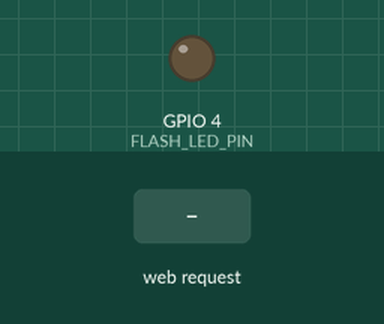
The sketch below on a simulated ESP32. Shown: output pins drawn as LEDs (lit = HIGH). The test bench sets the inputs (shaded band). WiFi joins after 1.5 s; servers stay silent unless stated; the camera gives no picture; what the sketch prints to the serial monitor is not drawn.

Above: at 8.5 s.
8.6 s: HTTP request GET / received
At 9.4 s:
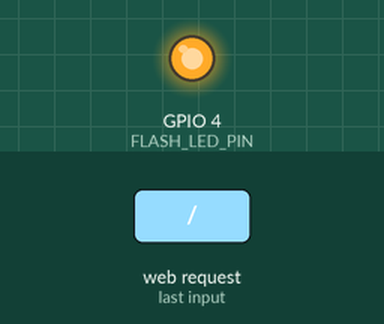
Timing chart, 0 to 11.6 s (numbered marks = the images above; inputs shaded):
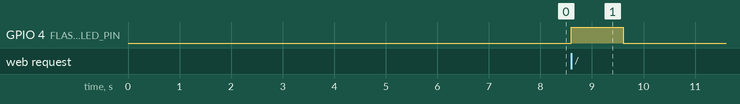

Measured:
- after the input at 8.6 s, GPIO 4 (FLASH_LED_PIN): LOW → HIGH at once, → LOW 1.0 s later

The sketch:

ESP32-CAM_Camera_Test.ino
```cpp
#include <WiFi.h>
#include <WebServer.h>
#include "Base64.h"
#include "esp_camera.h"
// #include "soc/soc.h"
#include "soc/rtc_cntl_reg.h"
#include "esp_http_server.h"

#define PWDN_GPIO_NUM     32
#define RESET_GPIO_NUM    -1
#define XCLK_GPIO_NUM      0
#define SIOD_GPIO_NUM     26
#define SIOC_GPIO_NUM     27

#define Y9_GPIO_NUM       35
#define Y8_GPIO_NUM       34
#define Y7_GPIO_NUM       39
#define Y6_GPIO_NUM       36
#define Y5_GPIO_NUM       21
#define Y4_GPIO_NUM       19
#define Y3_GPIO_NUM       18
#define Y2_GPIO_NUM        5
#define VSYNC_GPIO_NUM    25
#define HREF_GPIO_NUM     23
#define PCLK_GPIO_NUM     22

#define FLASH_LED_PIN 4
bool LED_Flash_ON = true;
bool checkClient = false;
httpd_handle_t camera_httpd = NULL;

typedef struct {
  httpd_req_t *req;
  size_t len;
} jpg_chunking_t;

static size_t jpg_encode_stream(void * arg, size_t index, const void* data, size_t len){
    jpg_chunking_t *j = (jpg_chunking_t *)arg;
    if(!index){
        j->len = 0;
    }
    if(httpd_resp_send_chunk(j->req, (const char *)data, len) != ESP_OK){
        return 0;
    }
    j->len += len;
    return len;
}

const char* ssid = "Giangvien";
const char* password = "dhbk@2024";

WebServer server(80);

void setup() {
  Serial.begin(115200);
  delay(4000);
  pinMode(FLASH_LED_PIN, OUTPUT);
  WiFi.begin(ssid, password);

  while (WiFi.status() != WL_CONNECTED) {
    delay(1000);
    Serial.println("Connecting to WiFi ...");
  }

  Serial.println("Connected to the WiFi Network");
  Serial.print("IP Address: ");
  Serial.println(WiFi.localIP());
  Serial.println();

  camera_config_t config;
  config.ledc_channel = LEDC_CHANNEL_0;
  config.ledc_timer = LEDC_TIMER_0;
  config.pin_d0 = Y2_GPIO_NUM;
  config.pin_d1 = Y3_GPIO_NUM;
  config.pin_d2 = Y4_GPIO_NUM;
  config.pin_d3 = Y5_GPIO_NUM;
  config.pin_d4 = Y6_GPIO_NUM;
  config.pin_d5 = Y7_GPIO_NUM;
  config.pin_d6 = Y8_GPIO_NUM;
  config.pin_d7 = Y9_GPIO_NUM;
  config.pin_xclk = XCLK_GPIO_NUM;
  config.pin_pclk = PCLK_GPIO_NUM;
  config.pin_vsync = VSYNC_GPIO_NUM;
  config.pin_href = HREF_GPIO_NUM;
  config.pin_sscb_sda = SIOD_GPIO_NUM;
  config.pin_sscb_scl = SIOC_GPIO_NUM;
  config.pin_pwdn = PWDN_GPIO_NUM;
  config.pin_reset = RESET_GPIO_NUM;
  config.xclk_freq_hz = 20000000;
  config.pixel_format = PIXFORMAT_JPEG;

  if(psramFound()){
    config.frame_size = FRAMESIZE_UXGA;
    config.jpeg_quality = 10;
    config.fb_count = 2;
  } else {
    config.frame_size = FRAMESIZE_SVGA;
    config.jpeg_quality = 8;
    config.fb_count = 1;
  }

  esp_err_t err = esp_camera_init(&config);

  if (err != ESP_OK) {
    Serial.printf("Camera init failed with error 0x%x", err);
    Serial.println();
    Serial.println("Restarting the ESP32 CAM.");
    delay(1000);
    ESP.restart();
  }

  sensor_t * s = esp_camera_sensor_get();
  s->set_framesize(s, FRAMESIZE_SXGA);

  Serial.println("Setting the camera successfully.");
  Serial.println();
  delay(1000);

  server.on("/", handleRoot);
  server.begin();
  Serial.println("HTTP server started");
}

void loop() {
  server.handleClient();
  if (!checkClient) {
    checkClient = true;
  }
}

void handleRoot() {
  if (checkClient) {
    CapturePhoto();
  } else {
    server.send(200, "text/plain", "Server is not ready for capture");
    return;
  }
}

static esp_err_t capture_handler(httpd_req_t *req){
    camera_fb_t * fb = NULL;
    esp_err_t res = ESP_OK;

    fb = esp_camera_fb_get();
    if (!fb) {
        Serial.println("Camera capture failed");
        httpd_resp_send_500(req);
        return ESP_FAIL;
    }

    httpd_resp_set_type(req, "image/jpeg");
    httpd_resp_set_hdr(req, "Content-Disposition", "inline; filename=capture.jpg");
    httpd_resp_set_hdr(req, "Access-Control-Allow-Origin", "*");

    size_t out_len, out_width, out_height;
    uint8_t * out_buf;
    bool s;
    bool detected = false;
    int face_id = 0;
    if(true){
        size_t fb_len = 0;
        if(fb->format == PIXFORMAT_JPEG){
            fb_len = fb->len;
            res = httpd_resp_send(req, (const char *)fb->buf, fb->len);
        } else {
            jpg_chunking_t jchunk = {req, 0};
            res = frame2jpg_cb(fb, 80, jpg_encode_stream, &jchunk)?ESP_OK:ESP_FAIL;
            httpd_resp_send_chunk(req, NULL, 0);
            fb_len = jchunk.len;
        }
        esp_camera_fb_return(fb);
        int64_t fr_end = esp_timer_get_time();
        return res;
    }
}

void CapturePhoto() {
  if (camera_httpd != NULL) {
    httpd_stop(camera_httpd);
    camera_httpd = NULL;
  }
  httpd_config_t config_capture = HTTPD_DEFAULT_CONFIG();
  config_capture.server_port = 8080;

  httpd_uri_t capture_uri = {
        .uri       = "/capture",
        .method    = HTTP_GET,
        .handler   = capture_handler,
        .user_ctx  = NULL
  };
  digitalWrite(FLASH_LED_PIN, HIGH);
  delay(1000);
  config_capture.server_port += 1;
  config_capture.ctrl_port += 1;
  Serial.println();
  Serial.printf("Camera Capture Ready! Go to: http://%s:%d%s\n", WiFi.localIP().toString().c_str(), config_capture.server_port, capture_uri.uri);
  Serial.printf("Starting snapshot server on port: '%d'\n", config_capture.server_port);
  Serial.println();
  if (httpd_start(&camera_httpd, &config_capture) == ESP_OK) {
      httpd_register_uri_handler(camera_httpd, &capture_uri);
  }
  if (LED_Flash_ON == true) {
    digitalWrite(FLASH_LED_PIN, LOW);
  }
  server.sendHeader("Content-Type", "text/plain", true);
  server.send(200, "text/plain", "Hello World");
  checkClient = false;
  config_capture.server_port = -1;
}
```
